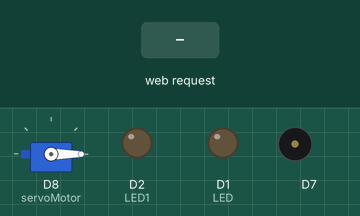
A sketch run on a simulated ESP8266 (NodeMCU). Parts: servo, output pins drawn as LEDs (lit = HIGH), buzzer (waves = sounding). The test bench sets the inputs (shaded band). WiFi joins after 1.5 s; servers stay silent unless stated; what the sketch prints to the serial monitor is not drawn.

Above: at 2.7 s.
2.8 s: HTTP request GET /ENCENDER=MOTOR received
At 3.65 s:
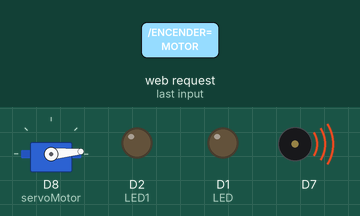
6.5 s: HTTP request GET /ENCENDER=LED received
At 9.1 s:
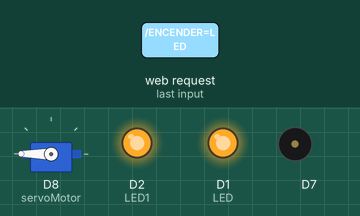
10.0 s: HTTP request GET /APAGAR=MOTOR received
At 15.5 s:
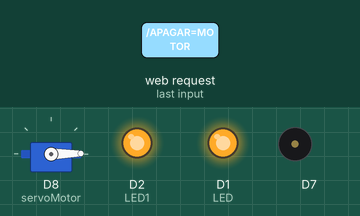
Timing chart, 0 to 17.0 s (numbered marks = the images above; inputs shaded):
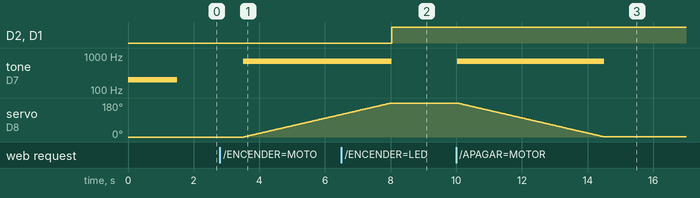

Measured:
- after the input at 2.8 s, tone on D7: silent → 700 Hz after 0.71 s; servo on D8 (servoMotor): moves from 0° to 119° over 3.0 s, starting after 0.73 s
- after the input at 6.5 s, D2 (LED1), D1 (LED): LOW → HIGH after 1.5 s
- after the input at 10.0 s, tone on D7: silent → 700 Hz at once, → silent 4.5 s later; servo on D8 (servoMotor): moves from 180° to 1° over 4.5 s, starting at once

The sketch:

Techno-Garage.ino
```cpp
// Load library
#include <ESP8266WiFi.h>
#include <Servo.h>
#include <EasyBuzzer.h>


// Replace with your network credentials
const char* ssid = "Esp82";
const char* password = "mtph8634";

//// Set web server port number to 80
WiFiServer server(80);


//// Replace with your network credentials
//const char* ssid = "LABO";
//const char* password = "";
//
//
//// Set web server port number
//WiFiServer server(8096);

//// Set your Static IP address
//IPAddress local_IP(192, 168, 100, 206);
//
//// Set your Gateway IP address
//IPAddress gateway(192, 168, 100, 254);
//IPAddress subnet(255, 255, 255, 0);
//IPAddress primaryDNS(8, 8, 8, 8); //optional
//IPAddress secondaryDNS(8, 8, 4, 4); //optional


// Variable to store the HTTP request
String header;


// Current time
unsigned long currentTime = millis();
// Previous time
unsigned long previousTime = 0;
// Define timeout time in milliseconds (example: 2000ms = 2s)
const long timeoutTime = 2000;


const int LED=D1;
const int LED1=D2;
Servo servoMotor;

void sonidoTerminado(){
  Serial.println("Sonido terminado");
}


void setup() {
  Serial.begin(115200);


   //Configures static IP address
//if (!WiFi.config(local_IP, gateway, subnet, primaryDNS, secondaryDNS)) {
//Serial.println("STA Failed to configure");
//}

 // Configuración del beep
  EasyBuzzer.setPin(D7);
  EasyBuzzer.beep(
  200,  // Frequency in Hertz(HZ).
  2   // The number of beeps.
);


  pinMode(LED,OUTPUT);
  pinMode(LED1,OUTPUT);
  servoMotor.write(0);
  servoMotor.attach(D8);


 // Connect to Wi-Fi network with SSID and password
Serial.print("Connecting to ");
Serial.println(ssid);
WiFi.begin(ssid, password);
while (WiFi.status() != WL_CONNECTED) {
delay(500);
Serial.print(".");
  }
  // Print local IP address and start web server
Serial.println("");
Serial.println("WiFi connected.");
Serial.println("IP address: ");
Serial.println(WiFi.localIP());


server.begin();

}

void loop(){
EasyBuzzer.stopBeep();

WiFiClient client = server.available(); // Listen for incoming clients
//  if (!client) {
//    return;
//  }
//
//  // Wait until the client sends some data
//
//  while(!client.available()){
//    delay(1);
//  }

  // Read the first line of the request
  String request = client.readStringUntil('\r');


if (request.indexOf("/ENCENDER=MOTOR") != -1) {
    EasyBuzzer.beep(700, 300, 300, 3, 300, 1  );
for (int i = 0; i <= 180; i++){
    // Desplazamos al ángulo correspondiente
    servoMotor.write(i);
    // Hacemos una pausa de 25ms
    delay(25);}}


  if (request.indexOf("/APAGAR=MOTOR") != -1)  {
 EasyBuzzer.beep(700, 300, 300, 3, 300, 1  );
 for (int i = 179; i > 0; i--){
    // Desplazamos al ángulo correspondiente
    servoMotor.write(i);
    // Hacemos una pausa de 25ms
    delay(25);}}


if (request.indexOf("/ENCENDER=LED") != -1)  {
    digitalWrite(LED,HIGH);
    digitalWrite(LED1,HIGH);
  }

  if (request.indexOf("/APAGAR=LED") != -1)  {
    digitalWrite(LED,LOW);
    digitalWrite(LED1,LOW);
  }
  //client.flush();


           client.println("HTTP/1.1 200 OK");
  client.println("Content-Type: text/html");
  client.println(""); //  do not forget this one
  client.println("<!DOCTYPE html><html lang='en'><head><meta charset='UTF-8'>");
client.println("<head>");
client.println("<link rel='stylesheet' href='https://fonts.googleapis.com/css2?family=Material+Symbols+Outlined:opsz,wght,FILL,GRAD@48,400,0,0' />");
client.println("<link rel='stylesheet' href='https://fonts.googleapis.com/css2?family=Material+Symbols+Outlined:opsz,wght,FILL,GRAD@48,400,0,0' />");
client.println("<style>");
    client.println("@import url('https://fonts.googleapis.com/css2?family=Michroma&family=Poppins:ital,wght@1,200&display=swap');");

     client.println("H1{");
         client.println("font-size: 150;");
         client.println("font-family: 'Poppins', sans-serif;");
         client.println("color: #ffffff;");
         client.println("text-align: center;}");

      client.println("body{");
        client.println("background: linear-gradient(to bottom, #000000, #19043d);");
        client.println("display: flex;");
        client.println("flex-direction: column;");
        client.println("min-height: 100vh;}");

    client.println("#main-container{");
          client.println("padding-top: 50px;");
          client.println("text-align: center;}");


        client.println("p{");
            client.println("margin-bottom: 30;}");


        client.println(".btn{");
          client.println("font-family: 'Michroma', sans-serif;");
          client.println("font-size: 20;");
          client.println("width: 20rem;");
          client.println("text-align: center;");
          client.println("cursor: pointer;");
          client.println("border-radius: 3px;");
          client.println("display: inline-block;");
          client.println("padding: 25px 20px;");
          client.println("text-decoration: none;");
          client.println("text-shadow: 0 1px 0 rgba(255,255,255,0.3);");
          client.println("box-shadow: 0 1px 1px rgba(0,0,0,0.3); }");

        client.println(".btn-green{");
          client.println("color: white;");
          client.println("background-color: #111cad;}");

        client.println(".btn-green:hover{");
          client.println("background-color: #0d168f;}");

        client.println(".btn-green:active{");
          client.println("background-color: #091073;}");

        client.println(".btn-red{");
          client.println("color: white;");
          client.println("background-color: #540c87;}");

        client.println(".btn-red:hover{");
          client.println("background-color: #430a6b; }");

        client.println(".btn-red:active{");
          client.println("background-color: #2c0647;}");

          client.println("footer {");
            client.println("width: auto;");
            client.println("background-color: #777;");
            client.println("padding: 1px;");
            client.println("text-align: center;");
            client.println("color: white; }");
            client.println("margin-top: auto;");

client.println("</style>");
client.println("</head>");

   client.println(" <body>");
             client.println("<H1>");
            client.println("TECHNO-GARAGE");
             client.println("</H1>");

        client.println("<div id='main-container'  style='margin: auto; text-align: center;'>");

    client.println("<p>   <a href=\"/ENCENDER=LED\"\" class='btn btn-green' input type='button'> <span class='material-symbols-outlined'> flashlight_on </span> ENCENDER LUCES</a> </p>");
    client.println("<p>   <a href=\"/APAGAR=LED\"\" class='btn btn-red' input type='button'> <span class='material-symbols-outlined'> flashlight_off</span> APAGAR LUCES </a>   </p>");
    client.println("<p>   <a href=\"/ENCENDER=MOTOR\"\" class='btn btn-green' input type='button'> <span class='material-symbols-outlined'> door_open </span> SUBIR PORTON </a>  </p>");
    client.println("<p>   <a href=\"/APAGAR=MOTOR\"\" class='btn btn-red' input type='button'> <span class='material-symbols-outlined'>door_front </span> BAJAR PORTON </a>   </p>");

        client.println("</div>");


        client.println("<footer>");

            client.println("<span class='material-symbols-outlined'>account_circle </span>   @juan_pisanii 1163219257");

        client.println("</footer>");
    client.println("</body>");
client.println("</html>");
}
```
